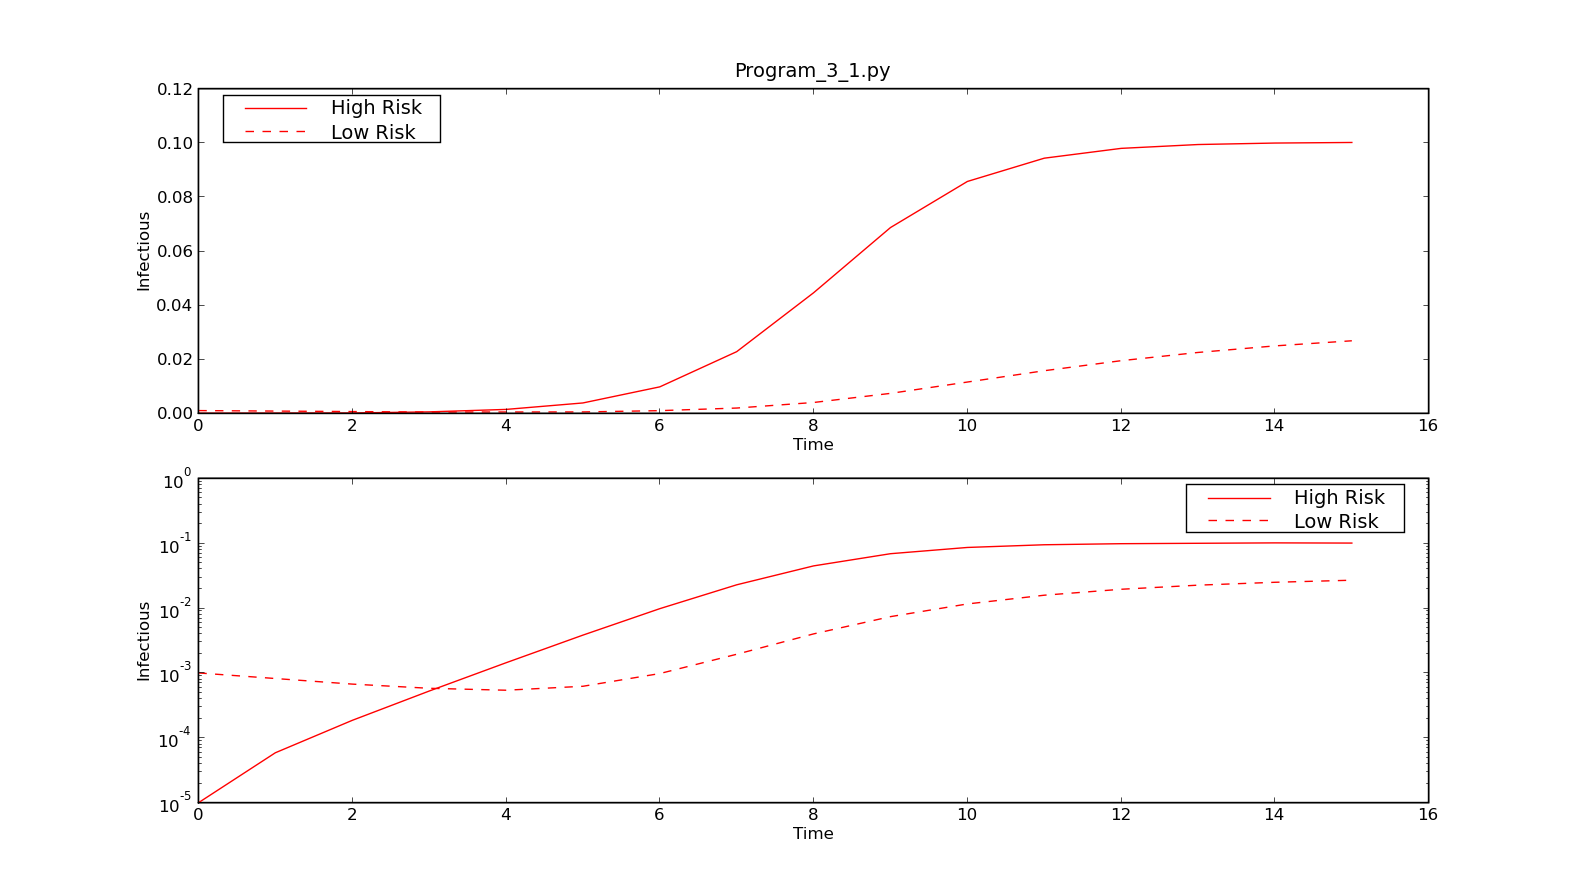

Source code (Python):
#!/usr/bin/env python

####################################################################
###    This is the PYTHON version of program 3.1 from page 58 of   #
### "Modeling Infectious Disease in humans and animals"            #
### by Keeling & Rohani.										   #
###																   #
### It is the SIS model with two different risk-groups.			   #
####################################################################

###################################
### Written by Ilias Soumpasis    #
### ilias.soumpasis@ucd.ie (work) #
### ilias.soumpasis@gmail.com	  #
###################################

import scipy.integrate as spi
import numpy as np
import pylab as pl

beta=[10., 0.1, 0.1, 1.]
gamma=1.0
nH=0.2
IH=1e-5
IL=1e-3
nT=1.0
nL=nT-nH
SH=nH-IH
SL=nL-IL
ND=15.
TS=1.0

INPUT = (SH,IH,SL,IL)

def diff_eqs(INP,t):  
	'''The main set of equations'''
	Y=np.zeros((4))
	V = INP   
	Y[0] = - (beta[0] * V[1] + beta[1] * V[3]) * V[0] + gamma * V[1]
	Y[1] = (beta[0] * V[1] + beta[1] * V[3]) * V[0] - gamma * V[1]
	Y[2] = - (beta[2] * V[1] + beta[3] * V[3]) * V[2] + gamma * V[3]
	Y[3] = (beta[2] * V[1] + beta[3] * V[3]) * V[2] - gamma * V[3]
	return Y   # For odeint

t_start = 0.0; t_end = ND; t_inc = TS
t_range = np.arange(t_start, t_end+t_inc, t_inc)
RES = spi.odeint(diff_eqs,INPUT,t_range)

print RES

#Ploting
pl.subplot(211)
pl.plot(RES[:,1], '-r', label='High Risk')
pl.plot(RES[:,3], '--r', label='Low Risk')
pl.legend(loc=0)
pl.title('Program_3_1.py')
pl.xlabel('Time')
pl.ylabel('Infectious')
pl.subplot(212)
pl.semilogy(RES[:,1], '-r', label='High Risk')
pl.semilogy(RES[:,3], '--r', label='Low Risk')
pl.legend(loc=0)
pl.xlabel('Time')
pl.ylabel('Infectious')
pl.show()
